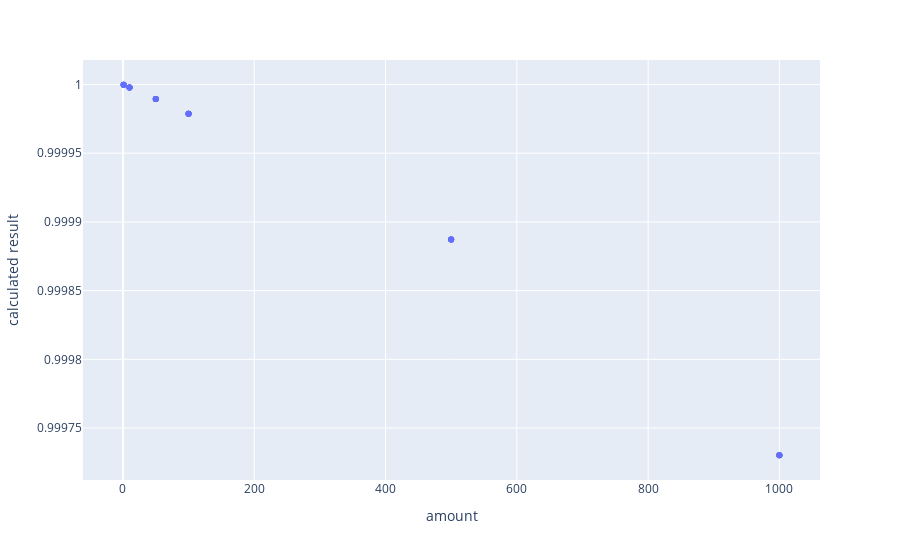

Source (notebook cell):
### Code cell
fig = px.scatter(results, x="amount", y="calculated result")
fig.show()

### Figure 1 — Plotly figure (JSON) as saved in the notebook; plotly's stock layout.template omitted (floating-point values rounded to 4 significant figures)
{"data": [{"hovertemplate": "amount=%{x}<br>calculated result=%{y}<extra></extra>", "legendgroup": "", "marker": {"color": "#636efa", "symbol": "circle"}, "mode": "markers", "name": "", "orientation": "v", "showlegend": false, "type": "scatter", "x": [1, 10, 50, 100, 500, 1000, 1, 10, 50, 100, 500, 1000, 1, 10, 50, 100, 500, 1000, 1, 10, 50, 100, 500, 1000, 1, 10, 50, 100, 500, 1000], "xaxis": "x", "y": [1.0, 1.0, 1.0, 1.0, 0.9999, 0.9997, 1.0, 1.0, 1.0, 1.0, 0.9999, 0.9997, 1.0, 1.0, 1.0, 1.0, 0.9999, 0.9997, 1.0, 1.0, 1.0, 1.0, 0.9999, 0.9997, 1.0, 1.0, 1.0, 1.0, 0.9999, 0.9997], "yaxis": "y"}], "layout": {"legend": {"tracegroupgap": 0}, "margin": {"t": 60}, "xaxis": {"anchor": "y", "domain": [0, 1], "title": {"text": "amount"}}, "yaxis": {"anchor": "x", "domain": [0, 1], "title": {"text": "calculated result"}}}}
